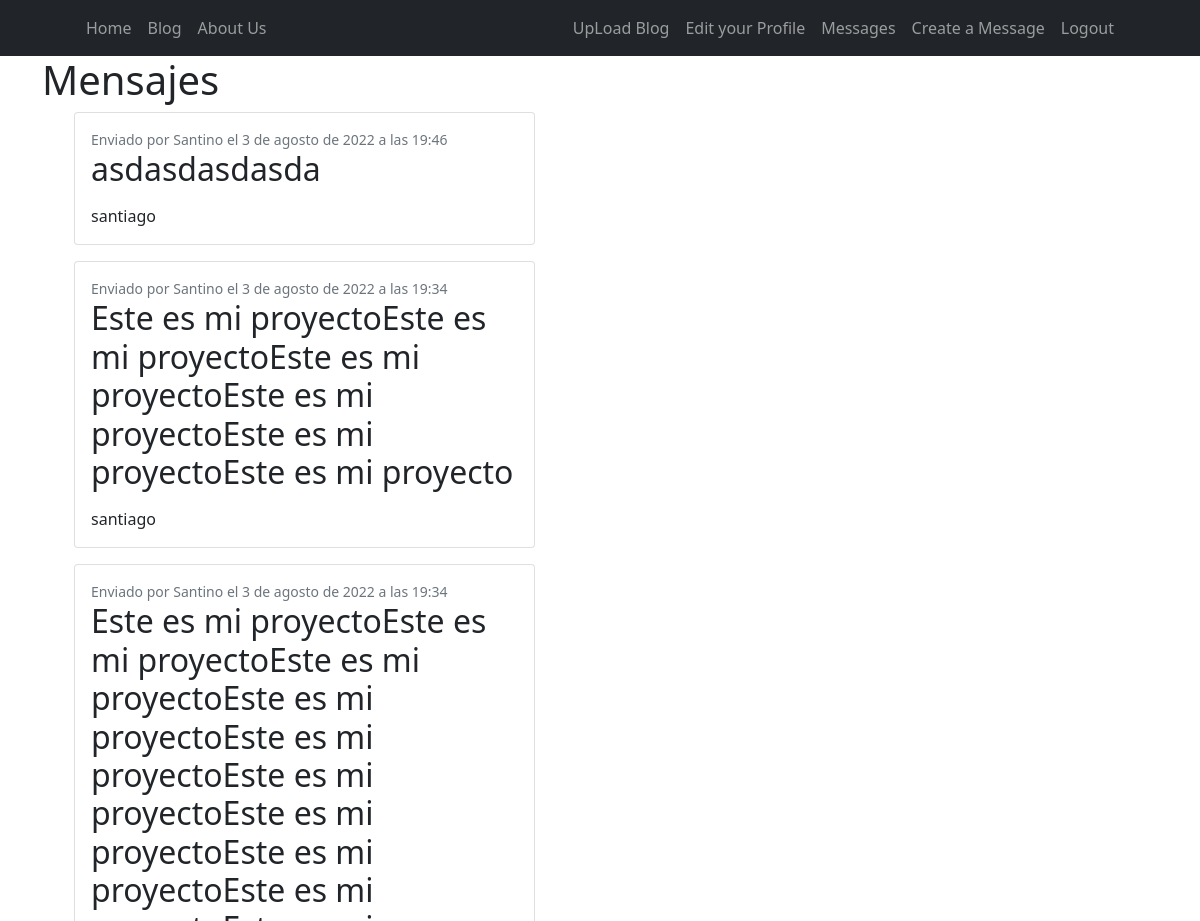
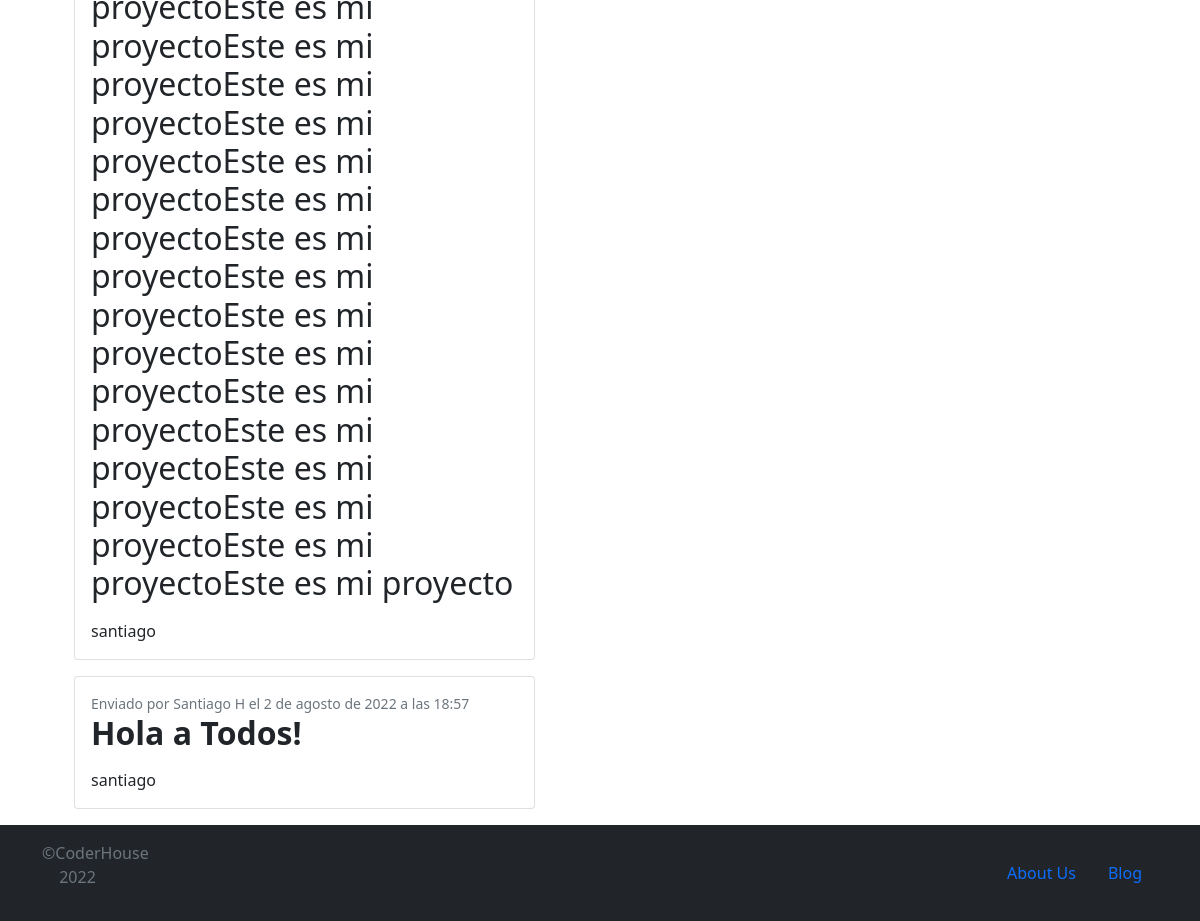
The page /accounts/messages/ (signed in) on the database its author committed (2 pictures, top to bottom).
### accounts/models.py (models this page shows, shortened)
class Mensaje(models.Model):
    id = models.AutoField(primary_key=True)
    mensaje = RichTextField(verbose_name="Mensaje")
    autor = models.CharField(max_length=10, verbose_name="Emitente")
    dest = models.ForeignKey(User, on_delete=models.CASCADE, verbose_name="Destinatario")
    created = models.DateTimeField(auto_now_add=True)

### accounts/views.py (the view)
# urls.py: path('messages/', views.ListaMensajes.as_view(), name='ListaMensajes'),
class ListaMensajes(ListView):
    model = Mensaje
    template_name = '/accounts/mensaje_list.html'
    ordering = ['-created']

### accounts/templates/accounts/mensaje_list.html (shortened to what this page needs)
{% extends 'core/index.html' %}
        {% load static %}
        {% block head %}
        <link href= {% static 'blog/css/styles.css' %} rel="stylesheet"  />
        {% endblock head %}
        {% block contenido %}
        <div class="container">
            <div class="row">
                <h1>Mensajes</h1>
                <div class="col-lg-8">
                    {% block mensajes %}
                    {% for mensaje in object_list %}
                    {% if user == mensaje.dest %}
                    <ul>
                        <div class="row">
                            <div class="col-lg-8">
                                <div class="card mb-6">
                                    <div class="card-body">
                                        <div class="small text-muted">Enviado por {{mensaje.autor}} el {{mensaje.created}}</div>
                                        <h2 class="card-title">{{mensaje.mensaje|safe}}</h2>
                                        <p class="card-text">{{mensaje.dest}}</p>
                                    </div>
                                </div>
                            </div>
                        </div>
                    </ul>
                    {% endif %}
                    {% endfor %}
                    {% endblock mensajes %}
                </div>
                <div class="col-lg-4">
                </div>
            </div>
        </div>
        {% endblock contenido %}

### core/templates/core/index.html (shortened to what this page needs)
<!DOCTYPE html>
        <html lang="en">
            <head>
                {% load static %}
                {% block head %}{% endblock head %}
            </head>
        <body>
        {% block nav %}
        <nav class="navbar navbar-expand-lg navbar-dark bg-dark">
            <div class="container px-lg-5">
                        <ul class="navbar-nav ms-auto mb-2 mb-lg-0">
                        <li class="nav-item"><a class="nav-link" href={% url 'index'%}>Home</a></li>
                        <li class="nav-item"><a class="nav-link" href={% url 'pages'%}>Blog</a></li>
                        <li class="nav-item"><a class="nav-link" href={% url 'about'%}>About Us</a></li>
                    </ul>
                <div class="collapse navbar-collapse" id="navbarSupportedContent">
                    <ul class="navbar-nav ms-auto mb-2 mb-lg-0">
                        {% if request.user.is_authenticated %}
                            <li class="nav-item"><a class="nav-link" href={% url 'pageForm'%}>UpLoad Blog</a></li>
                            <li class="nav-item"><a class="nav-link" href={% url 'editar'%}>Edit your Profile</a></li>
                            <li class="nav-item"><a class="nav-link" href={% url 'ListaMensajes'%}>Messages</a></li>
                            <li class="nav-item"><a class="nav-link" href={% url 'CrearMensajes'%}>Create a Message</a></li>
                            <li class="nav-item"><a class="nav-link" href={% url 'logout'%}>Logout </a></li>
                        {% else %}
                            <li class="nav-item"><a class="nav-link" href={% url 'login'%}>Log In</a></li>
                            <li class="nav-item"><a class="nav-link" href={% url 'register'%}>Log Out</a></li>
                        {% endif %}
                    </ul>
                </div>
            </div>
        </nav>
        {% endblock nav %}
        {% block contenido %}{% endblock contenido %}
        {% block footer %}
        <footer class="py-3 bg-dark">
            <div>
                <div class="container">
                    <div class="row align-items-center justify-content-xl-between">
                        <div class="col-xl-1">
                            <div class="copyright text-center text-xl-left text-muted">
                                <p>&copy;CoderHouse 2022</p>
                            </div>
                        </div>
                        <div class="col-xl-6">
                            <ul class="nav nav-footer justify-content-center justify-content-xl-end">
                                <li class="nav-item">
                                    <a href="{% url 'about'%}" class="nav-link">About Us</a>
                                </li>
                                <li class="nav-item">
                                    <a href="{% url 'pages'%}" class="nav-link">Blog</a></li>
            </div>
        </footer>
        {% endblock footer %}
    </body>
</html>

### rows shown on the page
Mensaje: autor "Santino", created "3 de agosto de 2022 a las 19:46", mensaje "asdasdasdasda", dest "santiago"
Mensaje: autor "Santino", created "3 de agosto de 2022 a las 19:34", mensaje "Este es mi proyectoEste es mi proyectoEste es mi proyectoEste es mi proyectoEste es mi proyectoEste es mi proyecto", dest "santiago"
Mensaje: autor "Santino", created "3 de agosto de 2022 a las 19:34", mensaje "Este es mi proyectoEste es mi proyectoEste es mi proyectoEste es mi proyectoEste es mi proyectoEste es mi proyectoEste es mi proyectoEste es mi proyectoEste es mi proyectoEste es mi proyectoEste es mi proyectoEste es mi proyectoEste es mi proyectoEste es mi proyectoEste es mi proyectoEste es mi proyectoEste es mi proyectoEste es mi proyectoEste es mi proyectoEste es mi proyectoEste es mi proyectoEste es mi proyectoEste es mi proyectoEste es mi proyectoEste es mi proyecto", dest "santiago"
Mensaje: autor "Santiago H", created "2 de agosto de 2022 a las 18:57", mensaje "Hola a Todos!", dest "santiago"
